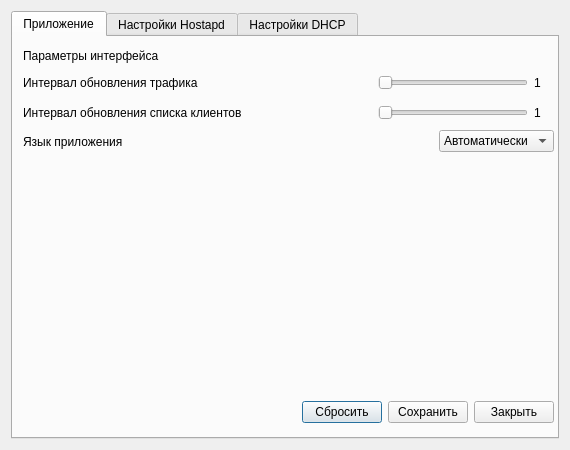
<?xml version="1.0" encoding="UTF-8"?>
<ui version="4.0">
 <class>OptionsWindow</class>
 <widget class="QDialog" name="OptionsWindow">
  <property name="geometry">
   <rect>
    <x>0</x>
    <y>0</y>
    <width>570</width>
    <height>450</height>
   </rect>
  </property>
  <property name="minimumSize">
   <size>
    <width>570</width>
    <height>450</height>
   </size>
  </property>
  <property name="maximumSize">
   <size>
    <width>570</width>
    <height>450</height>
   </size>
  </property>
  <property name="windowTitle">
   <string>Настройки приложения</string>
  </property>
  <layout class="QHBoxLayout" name="horizontalLayout_13">
   <item>
    <widget class="QTabWidget" name="tabWidget">
     <property name="currentIndex">
      <number>0</number>
     </property>
     <widget class="QWidget" name="programm">
      <attribute name="title">
       <string>Приложение</string>
      </attribute>
      <widget class="QLabel" name="label_5">
       <property name="geometry">
        <rect>
         <x>10</x>
         <y>10</y>
         <width>491</width>
         <height>17</height>
        </rect>
       </property>
       <property name="text">
        <string>Параметры интерфейса</string>
       </property>
      </widget>
      <widget class="QWidget" name="layoutWidget">
       <property name="geometry">
        <rect>
         <x>10</x>
         <y>30</y>
         <width>531</width>
         <height>31</height>
        </rect>
       </property>
       <layout class="QHBoxLayout" name="horizontalLayout_19">
        <item>
         <widget class="QLabel" name="UpdateTraficInterval">
          <property name="text">
           <string>Интервал обновления трафика</string>
          </property>
         </widget>
        </item>
        <item>
         <spacer name="horizontalSpacer_17">
          <property name="orientation">
           <enum>Qt::Horizontal</enum>
          </property>
          <property name="sizeHint" stdset="0">
           <size>
            <width>40</width>
            <height>20</height>
           </size>
          </property>
         </spacer>
        </item>
        <item>
         <widget class="QSlider" name="UpdateTraffic">
          <property name="sizePolicy">
           <sizepolicy hsizetype="Fixed" vsizetype="Fixed">
            <horstretch>0</horstretch>
            <verstretch>0</verstretch>
           </sizepolicy>
          </property>
          <property name="minimumSize">
           <size>
            <width>150</width>
            <height>0</height>
           </size>
          </property>
          <property name="minimum">
           <number>1</number>
          </property>
          <property name="maximum">
           <number>30</number>
          </property>
          <property name="orientation">
           <enum>Qt::Horizontal</enum>
          </property>
         </widget>
        </item>
        <item>
         <widget class="QLabel" name="IntervalTrafUpdateIndicator">
          <property name="minimumSize">
           <size>
            <width>20</width>
            <height>0</height>
           </size>
          </property>
          <property name="text">
           <string>1</string>
          </property>
         </widget>
        </item>
       </layout>
      </widget>
      <widget class="QWidget" name="layoutWidget">
       <property name="geometry">
        <rect>
         <x>10</x>
         <y>60</y>
         <width>531</width>
         <height>31</height>
        </rect>
       </property>
       <layout class="QHBoxLayout" name="horizontalLayout_20">
        <item>
         <widget class="QLabel" name="UpdateTraficInterval_3">
          <property name="text">
           <string>Интервал обновления списка клиентов</string>
          </property>
         </widget>
        </item>
        <item>
         <spacer name="horizontalSpacer_18">
          <property name="orientation">
           <enum>Qt::Horizontal</enum>
          </property>
          <property name="sizeHint" stdset="0">
           <size>
            <width>40</width>
            <height>20</height>
           </size>
          </property>
         </spacer>
        </item>
        <item>
         <widget class="QSlider" name="ClientPriceUpdate">
          <property name="sizePolicy">
           <sizepolicy hsizetype="Fixed" vsizetype="Fixed">
            <horstretch>0</horstretch>
            <verstretch>0</verstretch>
           </sizepolicy>
          </property>
          <property name="minimumSize">
           <size>
            <width>150</width>
            <height>0</height>
           </size>
          </property>
          <property name="minimum">
           <number>1</number>
          </property>
          <property name="maximum">
           <number>30</number>
          </property>
          <property name="orientation">
           <enum>Qt::Horizontal</enum>
          </property>
         </widget>
        </item>
        <item>
         <widget class="QLabel" name="ClientPriceIndicator">
          <property name="minimumSize">
           <size>
            <width>20</width>
            <height>0</height>
           </size>
          </property>
          <property name="text">
           <string>1</string>
          </property>
         </widget>
        </item>
       </layout>
      </widget>
      <widget class="QWidget" name="layoutWidget">
       <property name="geometry">
        <rect>
         <x>10</x>
         <y>90</y>
         <width>531</width>
         <height>29</height>
        </rect>
       </property>
       <layout class="QHBoxLayout" name="horizontalLayout_21">
        <item>
         <widget class="QLabel" name="UpdateTraficInterval_2">
          <property name="text">
           <string>Язык приложения</string>
          </property>
         </widget>
        </item>
        <item>
         <spacer name="horizontalSpacer_19">
          <property name="orientation">
           <enum>Qt::Horizontal</enum>
          </property>
          <property name="sizeHint" stdset="0">
           <size>
            <width>40</width>
            <height>20</height>
           </size>
          </property>
         </spacer>
        </item>
        <item>
         <widget class="QComboBox" name="Language">
          <item>
           <property name="text">
            <string>Автоматически</string>
           </property>
          </item>
          <item>
           <property name="text">
            <string>English</string>
           </property>
          </item>
          <item>
           <property name="text">
            <string>Русский</string>
           </property>
          </item>
          <item>
           <property name="text">
            <string>Chinese</string>
           </property>
          </item>
         </widget>
        </item>
       </layout>
      </widget>
      <widget class="QWidget" name="layoutWidget">
       <property name="geometry">
        <rect>
         <x>10</x>
         <y>361</y>
         <width>531</width>
         <height>29</height>
        </rect>
       </property>
       <layout class="QHBoxLayout" name="horizontalLayout_22">
        <item>
         <spacer name="horizontalSpacer_20">
          <property name="orientation">
           <enum>Qt::Horizontal</enum>
          </property>
          <property name="sizeHint" stdset="0">
           <size>
            <width>40</width>
            <height>20</height>
           </size>
          </property>
         </spacer>
        </item>
        <item>
         <widget class="QPushButton" name="RestoreProg">
          <property name="text">
           <string>Сбросить</string>
          </property>
         </widget>
        </item>
        <item>
         <widget class="QPushButton" name="ProgSave">
          <property name="text">
           <string>Сохранить</string>
          </property>
         </widget>
        </item>
        <item>
         <widget class="QPushButton" name="CancellOptions">
          <property name="text">
           <string>Закрыть</string>
          </property>
         </widget>
        </item>
       </layout>
      </widget>
     </widget>
     <widget class="QWidget" name="ap">
      <attribute name="title">
       <string>Настройки Hostapd</string>
      </attribute>
      <widget class="QLabel" name="label_2">
       <property name="geometry">
        <rect>
         <x>10</x>
         <y>10</y>
         <width>491</width>
         <height>17</height>
        </rect>
       </property>
       <property name="text">
        <string>Параметры точки доступа</string>
       </property>
      </widget>
      <widget class="QWidget" name="layoutWidget">
       <property name="geometry">
        <rect>
         <x>10</x>
         <y>30</y>
         <width>531</width>
         <height>29</height>
        </rect>
       </property>
       <layout class="QHBoxLayout" name="horizontalLayout">
        <item>
         <widget class="QLabel" name="ap_1">
          <property name="text">
           <string>IP сети</string>
          </property>
         </widget>
        </item>
        <item>
         <spacer name="horizontalSpacer">
          <property name="orientation">
           <enum>Qt::Horizontal</enum>
          </property>
          <property name="sizeHint" stdset="0">
           <size>
            <width>40</width>
            <height>20</height>
           </size>
          </property>
         </spacer>
        </item>
        <item>
         <widget class="QLineEdit" name="IP_SERVER">
          <property name="sizePolicy">
           <sizepolicy hsizetype="Minimum" vsizetype="Fixed">
            <horstretch>0</horstretch>
            <verstretch>0</verstretch>
           </sizepolicy>
          </property>
          <property name="toolTip">
           <string comment="Адрес роутера"/>
          </property>
          <property name="inputMask">
           <string>000.000.000.000</string>
          </property>
          <property name="text">
           <string>192.168.0.1</string>
          </property>
          <property name="alignment">
           <set>Qt::AlignRight|Qt::AlignTrailing|Qt::AlignVCenter</set>
          </property>
          <property name="dragEnabled">
           <bool>true</bool>
          </property>
         </widget>
        </item>
       </layout>
      </widget>
      <widget class="QWidget" name="layoutWidget">
       <property name="geometry">
        <rect>
         <x>10</x>
         <y>60</y>
         <width>531</width>
         <height>29</height>
        </rect>
       </property>
       <layout class="QHBoxLayout" name="horizontalLayout_2">
        <item>
         <widget class="QLabel" name="ap_2">
          <property name="text">
           <string>Маска подсети</string>
          </property>
         </widget>
        </item>
        <item>
         <spacer name="horizontalSpacer_2">
          <property name="orientation">
           <enum>Qt::Horizontal</enum>
          </property>
          <property name="sizeHint" stdset="0">
           <size>
            <width>40</width>
            <height>20</height>
           </size>
          </property>
         </spacer>
        </item>
        <item>
         <widget class="QLineEdit" name="MASKA">
          <property name="sizePolicy">
           <sizepolicy hsizetype="Minimum" vsizetype="Fixed">
            <horstretch>0</horstretch>
            <verstretch>0</verstretch>
           </sizepolicy>
          </property>
          <property name="inputMask">
           <string>000.000.000.000</string>
          </property>
          <property name="text">
           <string>255.255.255.0</string>
          </property>
          <property name="alignment">
           <set>Qt::AlignRight|Qt::AlignTrailing|Qt::AlignVCenter</set>
          </property>
         </widget>
        </item>
       </layout>
      </widget>
      <widget class="QWidget" name="layoutWidget">
       <property name="geometry">
        <rect>
         <x>10</x>
         <y>90</y>
         <width>531</width>
         <height>29</height>
        </rect>
       </property>
       <layout class="QHBoxLayout" name="horizontalLayout_3">
        <item>
         <widget class="QLabel" name="ap_3">
          <property name="text">
           <string>Интерфейс</string>
          </property>
         </widget>
        </item>
        <item>
         <spacer name="horizontalSpacer_3">
          <property name="orientation">
           <enum>Qt::Horizontal</enum>
          </property>
          <property name="sizeHint" stdset="0">
           <size>
            <width>40</width>
            <height>20</height>
           </size>
          </property>
         </spacer>
        </item>
        <item>
         <widget class="QComboBox" name="Iface">
          <property name="editable">
           <bool>true</bool>
          </property>
          <item>
           <property name="text">
            <string>wlan0</string>
           </property>
          </item>
          <item>
           <property name="text">
            <string>wlan1</string>
           </property>
          </item>
          <item>
           <property name="text">
            <string>atk0</string>
           </property>
          </item>
          <item>
           <property name="text">
            <string>atk1</string>
           </property>
          </item>
         </widget>
        </item>
       </layout>
      </widget>
      <widget class="QWidget" name="layoutWidget">
       <property name="geometry">
        <rect>
         <x>10</x>
         <y>120</y>
         <width>531</width>
         <height>29</height>
        </rect>
       </property>
       <layout class="QHBoxLayout" name="horizontalLayout_4">
        <item>
         <widget class="QLabel" name="ap_4">
          <property name="text">
           <string>SSID (имя точки доступа)</string>
          </property>
         </widget>
        </item>
        <item>
         <spacer name="horizontalSpacer_4">
          <property name="orientation">
           <enum>Qt::Horizontal</enum>
          </property>
          <property name="sizeHint" stdset="0">
           <size>
            <width>40</width>
            <height>20</height>
           </size>
          </property>
         </spacer>
        </item>
        <item>
         <widget class="QLineEdit" name="SSID">
          <property name="sizePolicy">
           <sizepolicy hsizetype="Minimum" vsizetype="Fixed">
            <horstretch>0</horstretch>
            <verstretch>0</verstretch>
           </sizepolicy>
          </property>
          <property name="text">
           <string>MyWiFi_AP</string>
          </property>
          <property name="alignment">
           <set>Qt::AlignRight|Qt::AlignTrailing|Qt::AlignVCenter</set>
          </property>
         </widget>
        </item>
       </layout>
      </widget>
      <widget class="QWidget" name="layoutWidget">
       <property name="geometry">
        <rect>
         <x>10</x>
         <y>150</y>
         <width>531</width>
         <height>29</height>
        </rect>
       </property>
       <layout class="QHBoxLayout" name="horizontalLayout_5">
        <item>
         <widget class="QLabel" name="ap_5">
          <property name="text">
           <string>Драйвер</string>
          </property>
         </widget>
        </item>
        <item>
         <spacer name="horizontalSpacer_5">
          <property name="orientation">
           <enum>Qt::Horizontal</enum>
          </property>
          <property name="sizeHint" stdset="0">
           <size>
            <width>40</width>
            <height>20</height>
           </size>
          </property>
         </spacer>
        </item>
        <item>
         <widget class="QComboBox" name="driver">
          <property name="editable">
           <bool>true</bool>
          </property>
          <item>
           <property name="text">
            <string extracomment="nl80211 is used with all Linux mac80211 drivers.">nl80211</string>
           </property>
          </item>
          <item>
           <property name="text">
            <string extracomment="Standart driver. Use one for some specific tasks.">hostap</string>
           </property>
          </item>
          <item>
           <property name="text">
            <string>wired</string>
           </property>
          </item>
          <item>
           <property name="text">
            <string>madwifi</string>
           </property>
          </item>
          <item>
           <property name="text">
            <string>test</string>
           </property>
          </item>
          <item>
           <property name="text">
            <string extracomment="Use driver=none if building hostapd as a standalone RADIUS server that does # not control any wireless/wired driver.">none</string>
           </property>
          </item>
          <item>
           <property name="text">
            <string>bsd</string>
           </property>
          </item>
         </widget>
        </item>
       </layout>
      </widget>
      <widget class="QWidget" name="layoutWidget">
       <property name="geometry">
        <rect>
         <x>10</x>
         <y>180</y>
         <width>531</width>
         <height>29</height>
        </rect>
       </property>
       <layout class="QHBoxLayout" name="horizontalLayout_7">
        <item>
         <widget class="QLabel" name="ap_6">
          <property name="text">
           <string>Каналы</string>
          </property>
         </widget>
        </item>
        <item>
         <spacer name="horizontalSpacer_6">
          <property name="orientation">
           <enum>Qt::Horizontal</enum>
          </property>
          <property name="sizeHint" stdset="0">
           <size>
            <width>40</width>
            <height>20</height>
           </size>
          </property>
         </spacer>
        </item>
        <item>
         <widget class="QComboBox" name="Channels">
          <property name="editable">
           <bool>true</bool>
          </property>
          <item>
           <property name="text">
            <string>1</string>
           </property>
          </item>
          <item>
           <property name="text">
            <string>2</string>
           </property>
          </item>
          <item>
           <property name="text">
            <string>3</string>
           </property>
          </item>
          <item>
           <property name="text">
            <string>4</string>
           </property>
          </item>
          <item>
           <property name="text">
            <string>5</string>
           </property>
          </item>
          <item>
           <property name="text">
            <string>6</string>
           </property>
          </item>
          <item>
           <property name="text">
            <string>7</string>
           </property>
          </item>
          <item>
           <property name="text">
            <string>8</string>
           </property>
          </item>
          <item>
           <property name="text">
            <string>9</string>
           </property>
          </item>
          <item>
           <property name="text">
            <string>10</string>
           </property>
          </item>
         </widget>
        </item>
       </layout>
      </widget>
      <widget class="QWidget" name="layoutWidget">
       <property name="geometry">
        <rect>
         <x>10</x>
         <y>210</y>
         <width>531</width>
         <height>29</height>
        </rect>
       </property>
       <layout class="QHBoxLayout" name="horizontalLayout_8">
        <item>
         <widget class="QLabel" name="ap_7">
          <property name="text">
           <string>Код страны</string>
          </property>
         </widget>
        </item>
        <item>
         <spacer name="horizontalSpacer_7">
          <property name="orientation">
           <enum>Qt::Horizontal</enum>
          </property>
          <property name="sizeHint" stdset="0">
           <size>
            <width>40</width>
            <height>20</height>
           </size>
          </property>
         </spacer>
        </item>
        <item>
         <widget class="QComboBox" name="CountryCode">
          <property name="editable">
           <bool>true</bool>
          </property>
          <item>
           <property name="text">
            <string>RU</string>
           </property>
          </item>
          <item>
           <property name="text">
            <string>US</string>
           </property>
          </item>
          <item>
           <property name="text">
            <string>UK</string>
           </property>
          </item>
         </widget>
        </item>
       </layout>
      </widget>
      <widget class="QWidget" name="layoutWidget">
       <property name="geometry">
        <rect>
         <x>10</x>
         <y>240</y>
         <width>531</width>
         <height>29</height>
        </rect>
       </property>
       <layout class="QHBoxLayout" name="horizontalLayout_9">
        <item>
         <widget class="QLabel" name="ap_8">
          <property name="text">
           <string>Режим работы</string>
          </property>
         </widget>
        </item>
        <item>
         <spacer name="horizontalSpacer_8">
          <property name="orientation">
           <enum>Qt::Horizontal</enum>
          </property>
          <property name="sizeHint" stdset="0">
           <size>
            <width>40</width>
            <height>20</height>
           </size>
          </property>
         </spacer>
        </item>
        <item>
         <widget class="QComboBox" name="TypeAP">
          <item>
           <property name="text">
            <string notr="true">b</string>
           </property>
          </item>
          <item>
           <property name="text">
            <string notr="true">g</string>
           </property>
          </item>
          <item>
           <property name="text">
            <string notr="true">n</string>
           </property>
          </item>
         </widget>
        </item>
       </layout>
      </widget>
      <widget class="QWidget" name="layoutWidget">
       <property name="geometry">
        <rect>
         <x>10</x>
         <y>270</y>
         <width>531</width>
         <height>23</height>
        </rect>
       </property>
       <layout class="QHBoxLayout" name="horizontalLayout_10">
        <item>
         <widget class="QLabel" name="ap_9">
          <property name="text">
           <string>Скрывать точку доступа</string>
          </property>
         </widget>
        </item>
        <item>
         <spacer name="horizontalSpacer_9">
          <property name="orientation">
           <enum>Qt::Horizontal</enum>
          </property>
          <property name="sizeHint" stdset="0">
           <size>
            <width>40</width>
            <height>20</height>
           </size>
          </property>
         </spacer>
        </item>
        <item>
         <widget class="QCheckBox" name="ShowSSID">
          <property name="text">
           <string/>
          </property>
         </widget>
        </item>
       </layout>
      </widget>
      <widget class="QWidget" name="layoutWidget">
       <property name="geometry">
        <rect>
         <x>10</x>
         <y>290</y>
         <width>531</width>
         <height>29</height>
        </rect>
       </property>
       <layout class="QHBoxLayout" name="horizontalLayout_11">
        <item>
         <widget class="QLabel" name="ap_10">
          <property name="text">
           <string>Защита</string>
          </property>
         </widget>
        </item>
        <item>
         <spacer name="horizontalSpacer_10">
          <property name="orientation">
           <enum>Qt::Horizontal</enum>
          </property>
          <property name="sizeHint" stdset="0">
           <size>
            <width>40</width>
            <height>20</height>
           </size>
          </property>
         </spacer>
        </item>
        <item>
         <widget class="QComboBox" name="Protection">
          <item>
           <property name="text">
            <string>None</string>
           </property>
          </item>
          <item>
           <property name="text">
            <string>WPA3</string>
           </property>
          </item>
          <item>
           <property name="text">
            <string>WEP</string>
           </property>
          </item>
         </widget>
        </item>
       </layout>
      </widget>
      <widget class="QWidget" name="layoutWidget">
       <property name="geometry">
        <rect>
         <x>10</x>
         <y>320</y>
         <width>531</width>
         <height>29</height>
        </rect>
       </property>
       <layout class="QHBoxLayout" name="horizontalLayout_12">
        <item>
         <widget class="QLabel" name="ap_11">
          <property name="text">
           <string>Пароль (от 8 до 16 знаков)</string>
          </property>
         </widget>
        </item>
        <item>
         <spacer name="horizontalSpacer_11">
          <property name="orientation">
           <enum>Qt::Horizontal</enum>
          </property>
          <property name="sizeHint" stdset="0">
           <size>
            <width>40</width>
            <height>20</height>
           </size>
          </property>
         </spacer>
        </item>
        <item>
         <widget class="QLineEdit" name="Password">
          <property name="text">
           <string>MyWiFi_AP</string>
          </property>
         </widget>
        </item>
       </layout>
      </widget>
      <widget class="QWidget" name="layoutWidget">
       <property name="geometry">
        <rect>
         <x>10</x>
         <y>361</y>
         <width>531</width>
         <height>29</height>
        </rect>
       </property>
       <layout class="QHBoxLayout" name="horizontalLayout_14">
        <item>
         <spacer name="horizontalSpacer_12">
          <property name="orientation">
           <enum>Qt::Horizontal</enum>
          </property>
          <property name="sizeHint" stdset="0">
           <size>
            <width>40</width>
            <height>20</height>
           </size>
          </property>
         </spacer>
        </item>
        <item>
         <widget class="QPushButton" name="RestoreAP">
          <property name="text">
           <string>Сбросить</string>
          </property>
         </widget>
        </item>
        <item>
         <widget class="QPushButton" name="APSave">
          <property name="text">
           <string>Сохранить</string>
          </property>
         </widget>
        </item>
        <item>
         <widget class="QPushButton" name="CancellOptions_2">
          <property name="text">
           <string>Закрыть</string>
          </property>
         </widget>
        </item>
       </layout>
      </widget>
     </widget>
     <widget class="QWidget" name="dhcp">
      <attribute name="title">
       <string>Настройки DHCP</string>
      </attribute>
      <widget class="QLabel" name="label">
       <property name="geometry">
        <rect>
         <x>10</x>
         <y>10</y>
         <width>531</width>
         <height>17</height>
        </rect>
       </property>
       <property name="text">
        <string>Параметры сервера распределения IP адресов</string>
       </property>
      </widget>
      <widget class="QWidget" name="layoutWidget">
       <property name="geometry">
        <rect>
         <x>11</x>
         <y>41</y>
         <width>531</width>
         <height>29</height>
        </rect>
       </property>
       <layout class="QHBoxLayout" name="horizontalLayout_15">
        <item>
         <widget class="QLabel" name="ap_15">
          <property name="text">
           <string>Диапазон IP для клиентов</string>
          </property>
         </widget>
        </item>
        <item>
         <spacer name="horizontalSpacer_13">
          <property name="orientation">
           <enum>Qt::Horizontal</enum>
          </property>
          <property name="sizeHint" stdset="0">
           <size>
            <width>40</width>
            <height>20</height>
           </size>
          </property>
         </spacer>
        </item>
        <item>
         <widget class="QLineEdit" name="IP_CLIENT1">
          <property name="sizePolicy">
           <sizepolicy hsizetype="Minimum" vsizetype="Fixed">
            <horstretch>0</horstretch>
            <verstretch>0</verstretch>
           </sizepolicy>
          </property>
          <property name="toolTip">
           <string comment="Адрес роутера"/>
          </property>
          <property name="inputMask">
           <string>000.000.000.000</string>
          </property>
          <property name="text">
           <string>192.168.0.2</string>
          </property>
          <property name="alignment">
           <set>Qt::AlignRight|Qt::AlignTrailing|Qt::AlignVCenter</set>
          </property>
          <property name="dragEnabled">
           <bool>true</bool>
          </property>
         </widget>
        </item>
        <item>
         <widget class="QLineEdit" name="IP_CLIENT2">
          <property name="sizePolicy">
           <sizepolicy hsizetype="Minimum" vsizetype="Fixed">
            <horstretch>0</horstretch>
            <verstretch>0</verstretch>
           </sizepolicy>
          </property>
          <property name="toolTip">
           <string comment="Адрес роутера"/>
          </property>
          <property name="inputMask">
           <string>000.000.000.000</string>
          </property>
          <property name="text">
           <string>192.168.0.255</string>
          </property>
          <property name="alignment">
           <set>Qt::AlignRight|Qt::AlignTrailing|Qt::AlignVCenter</set>
          </property>
          <property name="dragEnabled">
           <bool>true</bool>
          </property>
         </widget>
        </item>
       </layout>
      </widget>
      <widget class="QWidget" name="layoutWidget">
       <property name="geometry">
        <rect>
         <x>11</x>
         <y>70</y>
         <width>531</width>
         <height>29</height>
        </rect>
       </property>
       <layout class="QHBoxLayout" name="horizontalLayout_16">
        <item>
         <widget class="QLabel" name="ap_17">
          <property name="text">
           <string>Интерфейс для доступа в Интернет</string>
          </property>
         </widget>
        </item>
        <item>
         <spacer name="horizontalSpacer_14">
          <property name="orientation">
           <enum>Qt::Horizontal</enum>
          </property>
          <property name="sizeHint" stdset="0">
           <size>
            <width>40</width>
            <height>20</height>
           </size>
          </property>
         </spacer>
        </item>
        <item>
         <widget class="QComboBox" name="Internet_iface">
          <property name="editable">
           <bool>true</bool>
          </property>
          <item>
           <property name="text">
            <string>eth0</string>
           </property>
          </item>
          <item>
           <property name="text">
            <string>eth1</string>
           </property>
          </item>
          <item>
           <property name="text">
            <string>wlan0</string>
           </property>
          </item>
          <item>
           <property name="text">
            <string>wlan1</string>
           </property>
          </item>
          <item>
           <property name="text">
            <string>ppp0</string>
           </property>
          </item>
          <item>
           <property name="text">
            <string>ppp1</string>
           </property>
          </item>
          <item>
           <property name="text">
            <string>br0</string>
           </property>
          </item>
         </widget>
        </item>
       </layout>
      </widget>
      <widget class="QWidget" name="layoutWidget">
       <property name="geometry">
        <rect>
         <x>11</x>
         <y>100</y>
         <width>531</width>
         <height>29</height>
        </rect>
       </property>
       <layout class="QHBoxLayout" name="horizontalLayout_17">
        <item>
         <widget class="QLabel" name="ap_18">
          <property name="text">
           <string>Время аренды</string>
          </property>
         </widget>
        </item>
        <item>
         <spacer name="horizontalSpacer_15">
          <property name="orientation">
           <enum>Qt::Horizontal</enum>
          </property>
          <property name="sizeHint" stdset="0">
           <size>
            <width>40</width>
            <height>20</height>
           </size>
          </property>
         </spacer>
        </item>
        <item>
         <widget class="QComboBox" name="ip_time">
          <property name="editable">
           <bool>true</bool>
          </property>
          <item>
           <property name="text">
            <string>10 минут</string>
           </property>
          </item>
          <item>
           <property name="text">
            <string>30 минут</string>
           </property>
          </item>
          <item>
           <property name="text">
            <string>1 час</string>
           </property>
          </item>
          <item>
           <property name="text">
            <string>2 часа</string>
           </property>
          </item>
          <item>
           <property name="text">
            <string>6 часов</string>
           </property>
          </item>
          <item>
           <property name="text">
            <string>12 часов</string>
           </property>
          </item>
         </widget>
        </item>
       </layout>
      </widget>
      <widget class="QWidget" name="layoutWidget">
       <property name="geometry">
        <rect>
         <x>10</x>
         <y>361</y>
         <width>531</width>
         <height>29</height>
        </rect>
       </property>
       <layout class="QHBoxLayout" name="horizontalLayout_18">
        <item>
         <spacer name="horizontalSpacer_16">
          <property name="orientation">
           <enum>Qt::Horizontal</enum>
          </property>
          <property name="sizeHint" stdset="0">
           <size>
            <width>40</width>
            <height>20</height>
           </size>
          </property>
         </spacer>
        </item>
        <item>
         <widget class="QPushButton" name="RestoreDHCP">
          <property name="text">
           <string>Сбросить</string>
          </property>
         </widget>
        </item>
        <item>
         <widget class="QPushButton" name="DHCPSave">
          <property name="text">
           <string>Сохранить</string>
          </property>
         </widget>
        </item>
        <item>
         <widget class="QPushButton" name="CancellOptions_3">
          <property name="text">
           <string>Закрыть</string>
          </property>
         </widget>
        </item>
       </layout>
      </widget>
      <widget class="QWidget" name="layoutWidget">
       <property name="geometry">
        <rect>
         <x>10</x>
         <y>130</y>
         <width>531</width>
         <height>29</height>
        </rect>
       </property>
       <layout class="QHBoxLayout" name="horizontalLayout_6">
        <item>
         <widget class="QLabel" name="dnsmasq18">
          <property name="text">
           <string>DNS сервер</string>
          </property>
         </widget>
        </item>
        <item>
         <spacer name="horizontalSpacer_21">
          <property name="orientation">
           <enum>Qt::Horizontal</enum>
          </property>
          <property name="sizeHint" stdset="0">
           <size>
            <width>40</width>
            <height>20</height>
           </size>
          </property>
         </spacer>
        </item>
        <item>
         <widget class="QCheckBox" name="UseGoogle">
          <property name="enabled">
           <bool>true</bool>
          </property>
          <property name="layoutDirection">
           <enum>Qt::RightToLeft</enum>
          </property>
          <property name="text">
           <string>Google OpenDNS (8.8.8.8)</string>
          </property>
          <property name="checked">
           <bool>false</bool>
          </property>
         </widget>
        </item>
       </layout>
      </widget>
     </widget>
    </widget>
   </item>
  </layout>
 </widget>
 <resources/>
 <connections>
  <connection>
   <sender>UpdateTraffic</sender>
   <signal>valueChanged(int)</signal>
   <receiver>IntervalTrafUpdateIndicator</receiver>
   <slot>setNum(int)</slot>
   <hints>
    <hint type="sourcelabel">
     <x>455</x>
     <y>92</y>
    </hint>
    <hint type="destinationlabel">
     <x>543</x>
     <y>92</y>
    </hint>
   </hints>
  </connection>
  <connection>
   <sender>ClientPriceUpdate</sender>
   <signal>valueChanged(int)</signal>
   <receiver>ClientPriceIndicator</receiver>
   <slot>setNum(int)</slot>
   <hints>
    <hint type="sourcelabel">
     <x>497</x>
     <y>111</y>
    </hint>
    <hint type="destinationlabel">
     <x>544</x>
     <y>118</y>
    </hint>
   </hints>
  </connection>
  <connection>
   <sender>CancellOptions</sender>
   <signal>clicked()</signal>
   <receiver>OptionsWindow</receiver>
   <slot>close()</slot>
   <hints>
    <hint type="sourcelabel">
     <x>514</x>
     <y>416</y>
    </hint>
    <hint type="destinationlabel">
     <x>567</x>
     <y>416</y>
    </hint>
   </hints>
  </connection>
  <connection>
   <sender>CancellOptions_2</sender>
   <signal>clicked()</signal>
   <receiver>OptionsWindow</receiver>
   <slot>close()</slot>
   <hints>
    <hint type="sourcelabel">
     <x>521</x>
     <y>412</y>
    </hint>
    <hint type="destinationlabel">
     <x>567</x>
     <y>389</y>
    </hint>
   </hints>
  </connection>
  <connection>
   <sender>CancellOptions_3</sender>
   <signal>clicked()</signal>
   <receiver>OptionsWindow</receiver>
   <slot>close()</slot>
   <hints>
    <hint type="sourcelabel">
     <x>526</x>
     <y>413</y>
    </hint>
    <hint type="destinationlabel">
     <x>551</x>
     <y>443</y>
    </hint>
   </hints>
  </connection>
 </connections>
</ui>
